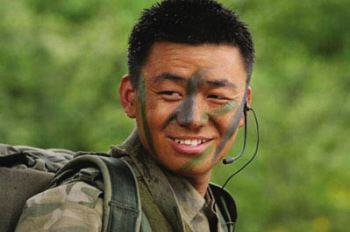
#> input picture apps/openCV/openCV_学习代码/cp04_人脸识别/data/bao.jpeg, 350 x 232 px
$ python 'c4_画贴纸画.py'
#> lines starting #> are read from the running program, lines starting #| are printed output that depends on the picture; after the words box and inside, x2 and y2 are one past the last pixel; in counts of white or black regions, pixels touching at a corner belong together
# coding:utf-8
# Author:mylady
# Datetime:2023/3/28 13:34
import cv2
import numpy as np


def test_1():
    img = cv2.imread('./data/han.jpeg')
    gray = cv2.cvtColor(img, code=cv2.COLOR_BGR2GRAY)
    face_detector = cv2.CascadeClassifier('./data/haarcascade_frontalface_alt.xml')
    faces = face_detector.detectMultiScale(gray)
    star = cv2.imread('./data/star.jpg')

    for x, y, w, h in faces:
        cv2.rectangle(img, pt1=(x, y), pt2=(x + w, y + h), color=[0, 0, 255], thickness=2)
        d = (3 * w) // 8
        img[y:y + h // 4, x + d:x + d + w // 4] = cv2.resize(star, (w // 4, h // 4))
        pass

    cv2.imshow('face', img)
    cv2.waitKey(0)
    cv2.destroyAllWindows()
    pass


def test_2():
    img = cv2.imread('./data/bao.jpeg')
#> img is the input picture: shape (232, 350, 3); mean B, G, R 57.5, 105.6, 100.9

    # 检测人脸
    face_detector = cv2.CascadeClassifier('./data/haarcascade_frontalface_alt.xml')
    gray = cv2.cvtColor(img, code=cv2.COLOR_BGR2GRAY)
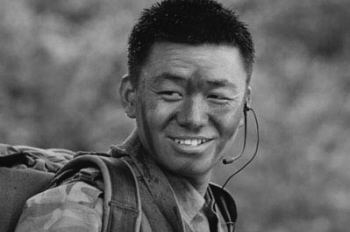
#> gray: shape (232, 350); min 3, max 213, mean 98.7
    faces = face_detector.detectMultiScale(gray)
#> faces = [[125, 38, 133, 133]]
    print("faces位置: ", faces)
#| faces位置:  [[125  38 133 133]]
    star = cv2.imread('./data/star.jpg')
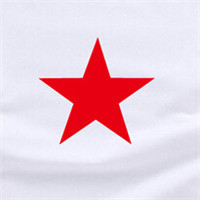
#> input picture apps/openCV/openCV_学习代码/cp04_人脸识别/data/star.jpg, 200 x 200 px
#> star is the input picture: shape (200, 200, 3); mean B, G, R 220.1, 207.7, 231.7
    print(star)
#> (printed output is left out)

    for x, y, w, h in faces:
        # 把五角星，放到额头正中间
        star2 = cv2.resize(star, dsize=(w // 6, h // 6))
        # img[y:y+h//6,x + 5*w//12: 5*w//12+x+w//6] = star2
        for i in range(h // 6):
            for j in range(w // 6):
                if (star2[i, j] > 200).all():  # 大白色
                    pass  # 不赋值
                else:
                    # 不是大白色，赋值
                    img[i + y, j + x + 5 * w // 12] = star2[i, j]
        pass
#> this loop made 1 pass
#> pass 1, in test_2, `star2 = cv2.resize(star, dsize=(w // 6, h // 6))`:
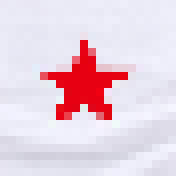
#> star2: shape (22, 22, 3) (shown 8 times larger); mean B, G, R 222.1, 209.6, 231.7
#> after the loop: img: shape (232, 350, 3); 0.06% of pixels changed, all inside (x1, y1, x2, y2) = (185, 43, 196, 53)

    cv2.imshow('face', img)
    cv2.waitKey(0)
    cv2.destroyAllWindows()
    pass


def main():
    test_2()
    pass


if __name__ == '__main__':
    main()
